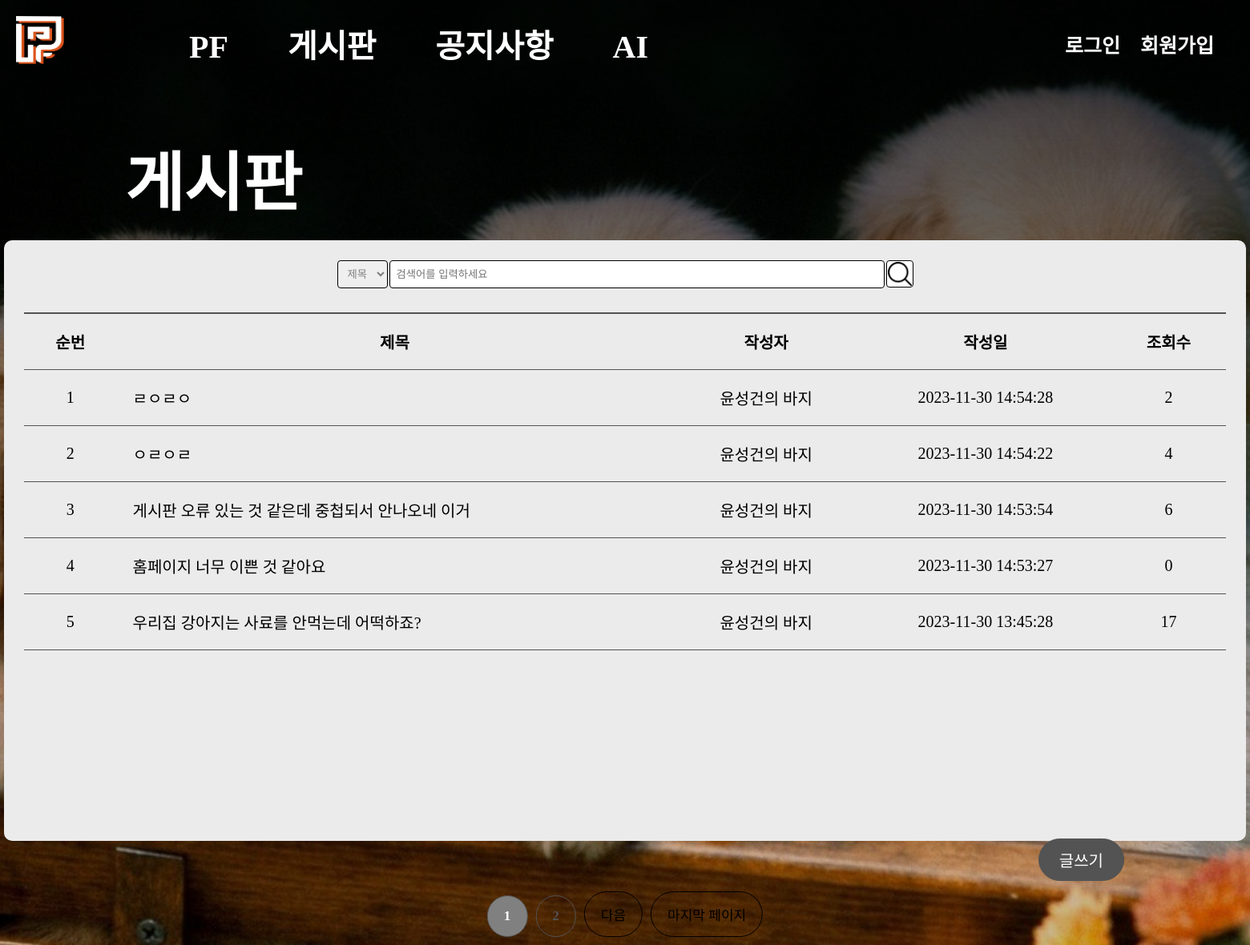
Page /frontend/board/board.php on the earlier database version.
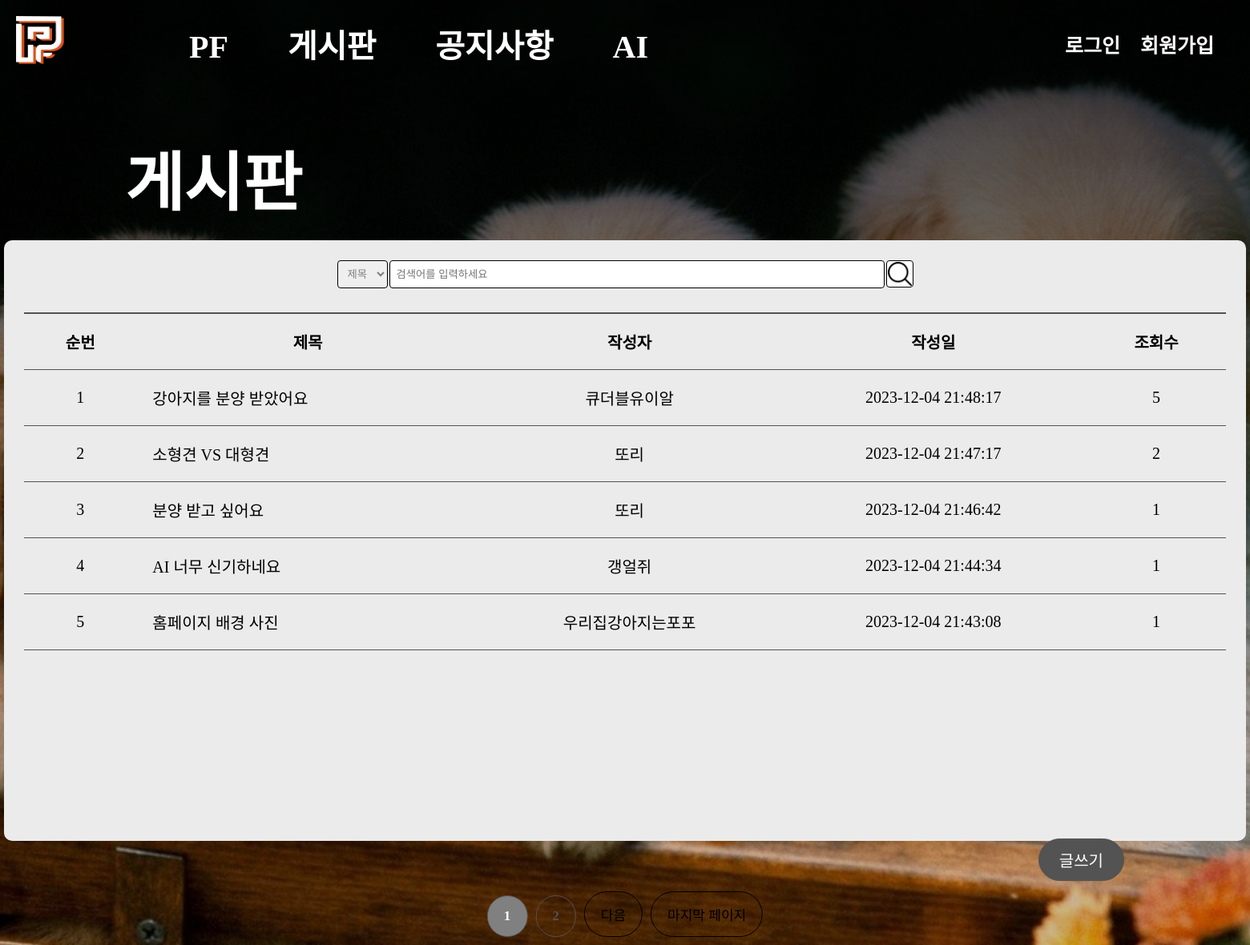
Same page on the later database version.
### tables this page shows
CREATE TABLE `posts` (
  `id` int(11) NOT NULL,
  `title` varchar(255) NOT NULL,
  `content` text NOT NULL,
  `author` varchar(100) DEFAULT NULL,
  `created_at` timestamp NOT NULL DEFAULT current_timestamp(),
  `views` int(11) DEFAULT 0
);

### frontend/board/board.php (the view, shortened to what this page needs)
<?php
include '../topbar/topbar.php';
$servername = "localhost";
$dbUsername = "root";
$dbPassword = "";
$dbname = "petfolio";
$conn = new mysqli($servername, $dbUsername, $dbPassword, $dbname);
$page = isset($_GET['page']) ? intval($_GET['page']) : 1;
$perPage = 5;
$totalSql = "SELECT COUNT(*) AS total FROM posts";
$totalResult = $conn->query($totalSql);
$totalRow = $totalResult->fetch_assoc();
$totalPages = ceil($totalRow['total'] / $perPage);
$start = ($page - 1) * $perPage;
$sql = "SELECT id, title, author, created_at, views FROM posts ORDER BY created_at DESC LIMIT $start, $perPage";
$result = $conn->query($sql);
$seqNum = ($page - 1) * $perPage + 1;
?>
<!DOCTYPE html>
<html>
<head>
    <link rel="stylesheet" href="board.css">
</head>
<body>
    <h1 class="notice_text">게시판</h1>
    <div class="notice_container">
    <form action="../board/board_search.php" method="get" class="search_container">
            <select name="search_type" class="select_box">
                <option value="title">제목</option>
            </select>
            <input class="select_box" type="text" name="search_input" placeholder="검색어를 입력하세요" style="width: 600px;">
            <button type="submit" class="search-button">
                <img src="../img/검색 아이콘.png" alt="검색" class="search-icon">
            </button>
        </form>
        <div class="board_list_wrap">
            <table class="board_list">
                <thead>
                    <tr>
                        <th>순번</th>
                        <th>제목</th>
                        <th>작성자</th>
                        <th>작성일</th>
                        <th>조회수</thq>
                    </tr>
                </thead>
                <tbody>
                <?php
                    if ($result->num_rows > 0) {
                        while($row = $result->fetch_assoc()) {
                            echo "<tr>";
                            echo "<td>" . $seqNum++ . "</td>";
                            echo "<td class='tit'><a href='../board/board_in.php?id=" . $row["id"] . "'>" . htmlspecialchars($row["title"]) . "</a></td>";
                            echo "<td>". $row['author']. " </td>";
                            echo "<td>" . $row["created_at"] . "</td>";
                            echo "<td>" . $row["views"] . "</td>";
                            echo "</tr>";
                        }
                    } else {
                        echo "<tr><td colspan='5'>게시글이 없습니다.</td></tr>";
                    }
                ?>
                </tbody>
            </table>
            <div class="paging">
                <?php for ($i = 1; $i <= $totalPages; $i++): ?>
                    <a href="?page=<?php echo $i; ?>" class= "num <?php echo ($i == $page) ? 'on' : ''; ?>"><?php echo $i; ?></a>
                <?php endfor; ?>
                <?php if ($page < $totalPages): ?>
                    <a href="?page=<?php echo $page + 1; ?>" class="bt">다음</a>
                    <a href="?page=<?php echo $totalPages; ?>" class="bt">마지막 페이지</a>
                <?php endif; ?>
            </div>
            <div class="WriteButton_container">
                <button onclick="checkLoginAndRedirect()" class="board_write">글쓰기</button>
            </div>
        </div>
    </div>
</body>
</html>

Differences in the rows shown:
removed posts: title "ㄹㅇㄹㅇ", author "윤성건의 바지", created_at "2023-11-30 14:54:28", views "2"
removed posts: title "ㅇㄹㅇㄹ", author "윤성건의 바지", created_at "2023-11-30 14:54:22", views "4"
removed posts: title "게시판 오류 있는 것 같은데 중첩되서 안나오네 이거", author "윤성건의 바지", created_at "2023-11-30 14:53:54", views "6"
no longer on this page (row edited): posts: title "홈페이지 너무 이쁜 것 같아요", author "윤성건의 바지", created_at "2023-11-30 14:53:27", views "0"
no longer on this page (row edited): posts: title "우리집 강아지는 사료를 안먹는데 어떡하죠?", author "윤성건의 바지", created_at "2023-11-30 13:45:28", views "17"
added posts: title "강아지를 분양 받았어요", author "큐더블유이알", created_at "2023-12-04 21:48:17", views "5"
added posts: title "소형견 VS 대형견", author "또리", created_at "2023-12-04 21:47:17", views "2"
added posts: title "분양 받고 싶어요", author "또리", created_at "2023-12-04 21:46:42", views "1"
added posts: title "AI 너무 신기하네요", author "갱얼쥐", created_at "2023-12-04 21:44:34", views "1"
added posts: title "홈페이지 배경 사진", author "우리집강아지는포포", created_at "2023-12-04 21:43:08", views "1"
